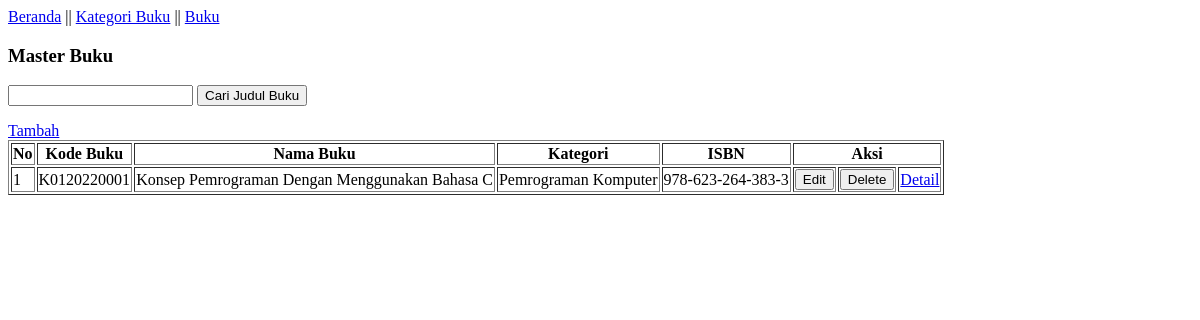
Before: /buku/index.php with the older database file.
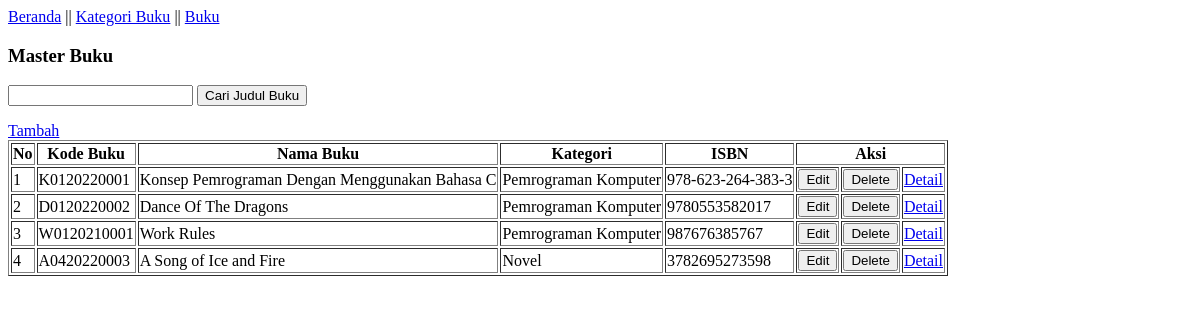
After: the same page with the newer database file.
### tables this page shows
CREATE TABLE `buku` (
                        `id_buku` int(11) NOT NULL,
                        `id_kategori` int(11) NOT NULL,
                        `kode_buku` varchar(11) NOT NULL,
                        `nama_buku` varchar(255) NOT NULL,
                        `isbn` varchar(20) NOT NULL,
                        `penerbit` varchar(100) NOT NULL,
                        `penulis` varchar(100) NOT NULL,
                        `lokasi_buku` varchar(100) NOT NULL
);

CREATE TABLE `kategori_buku` (
                                 `id_kategori` int(11) NOT NULL,
                                 `kode_kategori` varchar(4) NOT NULL,
                                 `kategori_buku` varchar(100) NOT NULL
);

### tools.php (called while the page is built, shortened)
<?php
include('config.php');
function select($sql) {
    global $conn;
    $result = $conn->query($sql);
    return $result;
 }

### buku/index.php (the view, shortened to what this page needs)
<html>
<head>
</head>
<body>
    <?php
        include('../header.php');
        include('../tools.php');
        if(isset($_GET["cari"])){
            $cari = $_GET["cari"];
            $sql="SELECT * FROM buku, kategori_buku where buku.id_kategori=kategori_buku.id_kategori and buku.nama_buku like '%$cari%'";
        }else{
            $sql="SELECT * FROM buku, kategori_buku where buku.id_kategori=kategori_buku.id_kategori";
        }
        $hasil=select($sql);
    ?>
    <h3>Master Buku</h3>
    <form action="index.php" method="GET">
        <input type="text" name="cari">
        <button type="submit">Cari Judul Buku</button>
    </form>
    <a href="formAdd.php">Tambah</a>
    <table border="1">
  <thead>
    <tr>
      <th>No</th>
      <th>Kode Buku</th>
      <th>Nama Buku</th>
      <th>Kategori</th>
      <th>ISBN</th>
      <th colspan="3">Aksi</th>
    </tr>
  </thead>
  <tbody>
 <?php $i=1;
 while($data = $hasil->fetch_assoc()) { ?>
         <tr>
         <td><?php echo $i; $i++; ?></th>
         <td> <?php echo $data['kode_buku'] ?></td>
         <td> <?php  echo $data['nama_buku'] ?></td>
         <td> <?php echo $data['kategori_buku'] ?></td>
         <td> <?php  echo $data['isbn'] ?></td>
        <form action="formEdit.php" method="post" >
        <td><input type="hidden" value="<?php echo $data['id_buku']; ?>" name="id_buku"><button type="submit">Edit</button></form></td>
         <form action="delete.php" method="post" >
         <td><input type="hidden" value="<?php echo $data['id_buku']; ?>" name="id_buku"><button type="submit">Delete</button></form>
         <td>
         <a href="viewDetail.php?id_buku=<?php echo $data['id_buku']; ?>">Detail</a> </td>
    </tr>
<?php } ?>
  </tbody>
</table>
</body>
</html>

### header.php (shortened to what this page needs)
<a href="/crud-php-perpustakaan">Beranda</a> ||
<a href="/crud-php-perpustakaan/kategori">Kategori Buku</a> ||
<a href="/crud-php-perpustakaan/buku">Buku</a>

Changed rows visible on the page:
added buku: kode_buku "D0120220002", nama_buku "Dance Of The Dragons", id_kategori.kategori_buku "Pemrograman Komputer", isbn "9780553582017"
added buku: kode_buku "W0120210001", nama_buku "Work Rules", id_kategori.kategori_buku "Pemrograman Komputer", isbn "987676385767"
added buku: kode_buku "A0420220003", nama_buku "A Song of Ice and Fire", id_kategori.kategori_buku "Novel", isbn "3782695273598"
